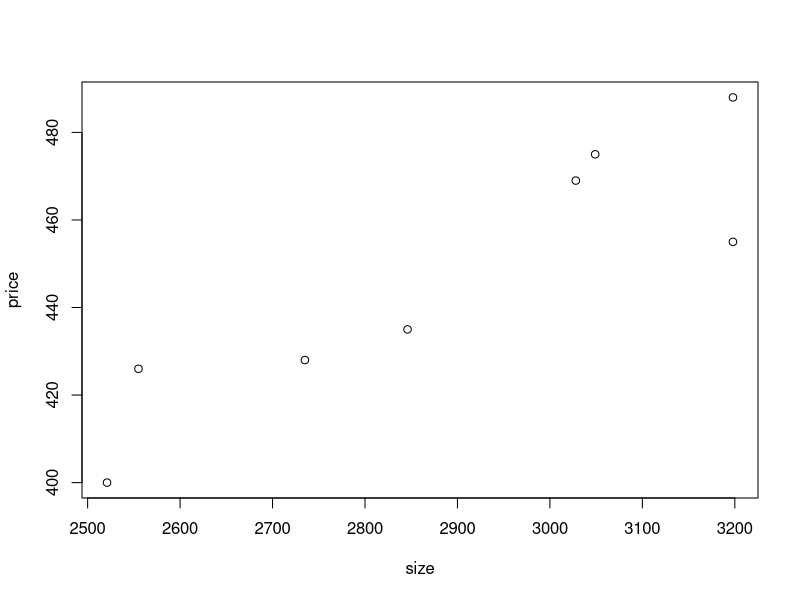
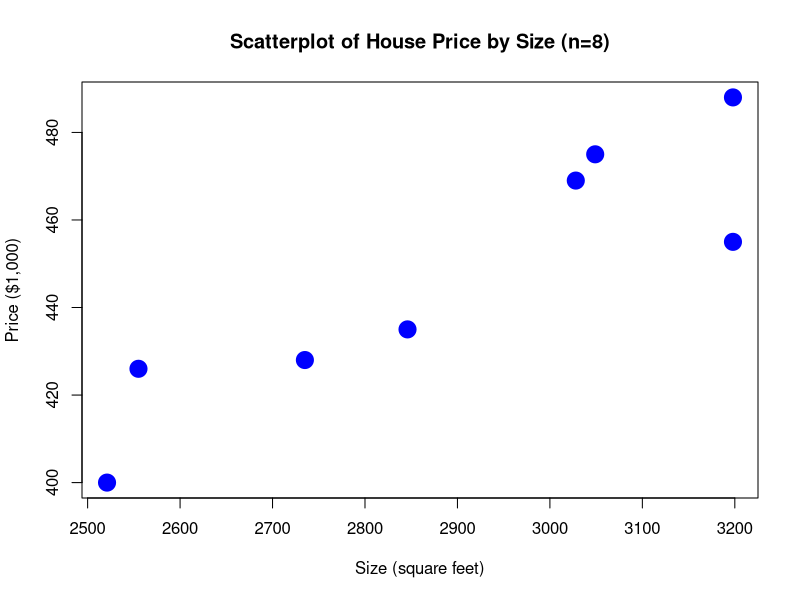
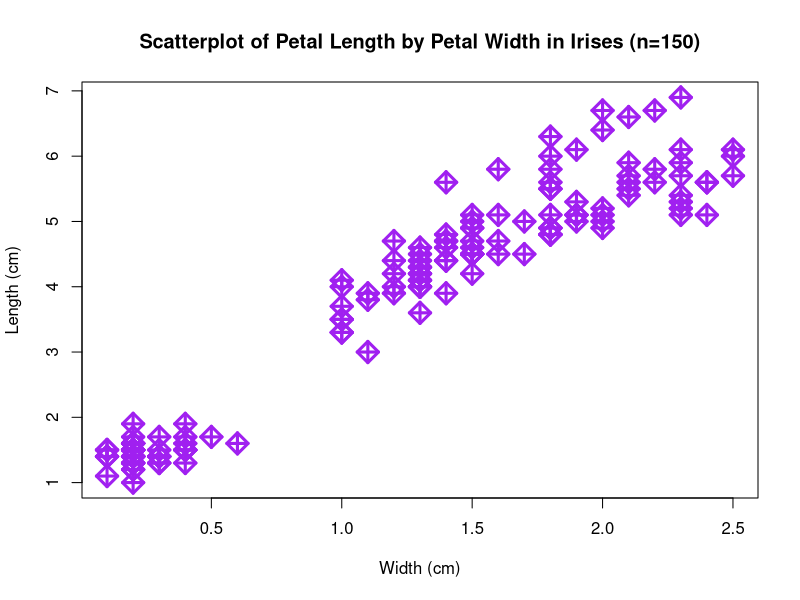
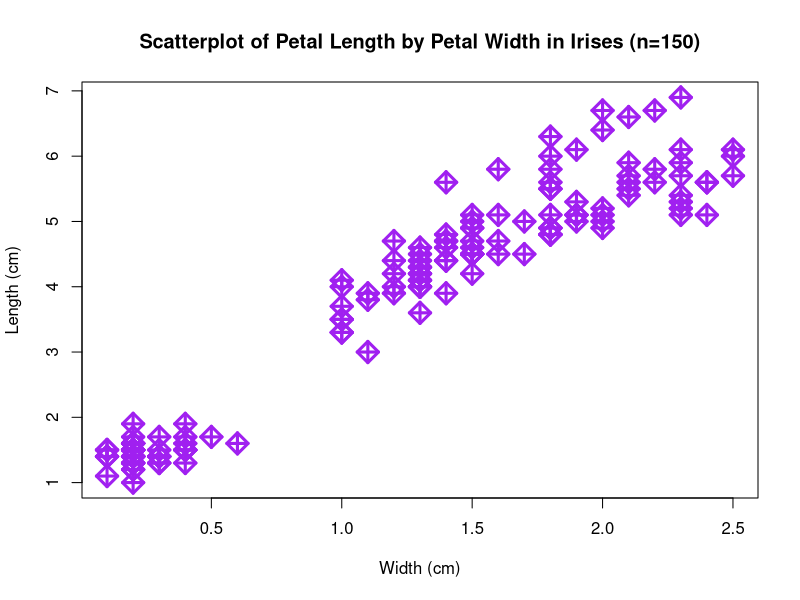
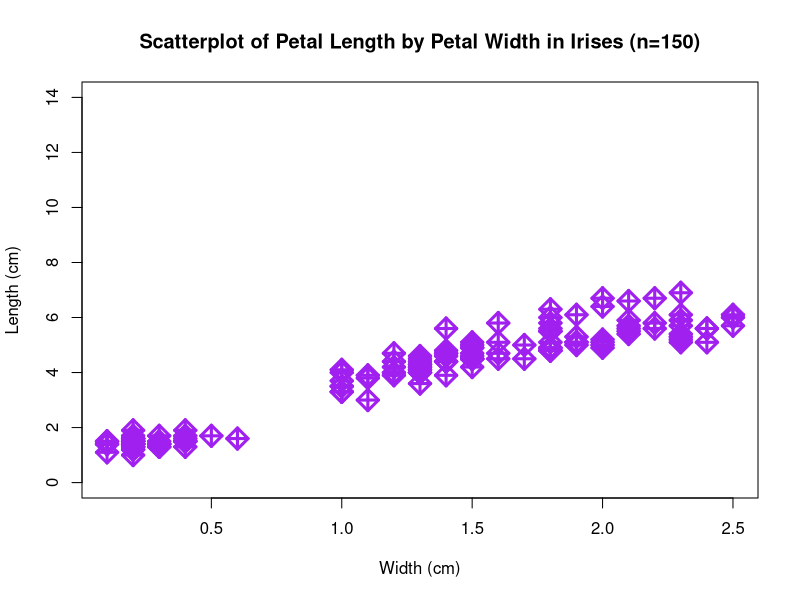
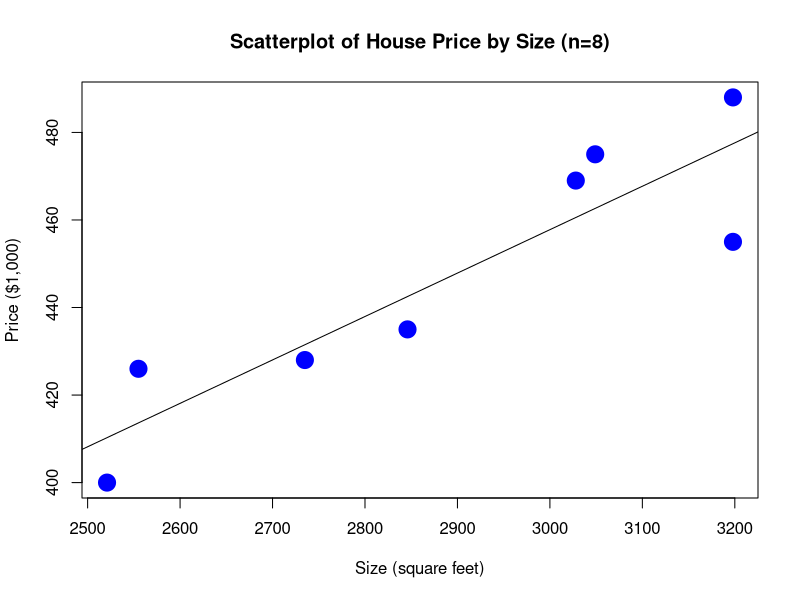

These figures' R source, in order: (Note: this script raises an error after producing the figures.)
##### CHAPTER 4 METHODS - CORRELATION & REGRESSION ############################# 

# Housing data: 

size <- c(2521, 2555, 2735, 2846, 3028, 3049, 3198, 3198)
price <- c(400, 426, 428, 435, 469, 475, 488, 455)

### Scatterplots = plot(x,y)

plot(size, price) # let's add more details... 

plot(size, price, 
     main = "Scatterplot of House Price by Size (n=8)",
     xlab = "Size (square feet)", 
     ylab = "Price ($1,000)",
     pch = 19, # shape 
     col = "blue", # point color 
     cex = 2, # shape size 
     lwd = 3) # line width 

### Example from an existing data frame: 

data(iris)

plot(iris$Petal.Width, iris$Petal.Length, 
      main = "Scatterplot of Petal Length by Petal Width in Irises (n=150)", 
      xlab = "Width (cm)", 
      ylab = "Length (cm)",
      pch = 9, 
      col = "purple", 
      cex = 2, 
      lwd = 3)

############################################

# Manipulating scales 

# Plot 1 (as above)

p1 <- plot(iris$Petal.Width, iris$Petal.Length, 
        main = "Scatterplot of Petal Length by Petal Width in Irises (n=150)", 
        xlab = "Width (cm)", 
        ylab = "Length (cm)",
        pch = 9, 
        col = "purple", 
        cex = 2, 
        lwd = 3)

# Plot 2 (altered)

p2 <- plot(iris$Petal.Width, iris$Petal.Length, 
           main = "Scatterplot of Petal Length by Petal Width in Irises (n=150)", 
           xlab = "Width (cm)", 
           ylab = "Length (cm)",
           pch = 9, 
           col = "purple", 
           cex = 2, 
           lwd = 3,
           ylim = c(0,14))

### Correlation coefficient (r) = cor(x,y)

cor(size, price) # r = 0.901 
# Strong, positive correlation between house size and house price. 

cor(price, size)

cor(iris$Petal.Width, iris$Petal.Length) # r = 0.963 
# Strong, positive correlation between petal width and length for irises. 

##### 4.2 - Linear Regression ##################################################

plot(size, price, 
     main = "Scatterplot of House Price by Size (n=8)",
     xlab = "Size (square feet)", 
     ylab = "Price ($1,000)",
     pch = 19, # shape 
     col = "blue", # point color 
     cex = 2, # shape size 
     lwd = 3) # line width 

# How to create a linear regression model <- lm(y ~ x) 
# Add the line of best fit: abline(model)

model <- lm(price ~ size)

abline(model)

# The point of averages:
mean(size)
mean(price)

# Compute the coefficients of the line: 
model$coefficients

# Write the equation of the line: 
yhat = 160.19391458 + 0.09919795*x

# Use the model to make predictions: example x = 2750
x = 2750
yhat = 160.19391458 + 0.09919795*x
yhat

# When x = 2750, yhat = 432.9883

x = 2750
yhat = 160.19391458 + 0.09919795*x
yhat

# answer = $432,988.30 

(450 - 160.19391458)/0.09919795

200*0.09919795
19.83959*1000

############################################

# r^2 = coefficient of determination 

(cor(size,price))^2

# r^2 = 0.8110655 

############################################

# Crickets example: 

temp <- c(88.6, 71.6, 93.3, 84.3, 80.6, 75.2, 69.7, 82.0, 69.4, 83.3, 79.6, 
          82.6, 80.6, 83.5, 76.3)

chirps <- c(20.0, 16.0, 19.8, 18.4, 17.1, 15.5, 14.7, 17.1, 15.4, 16.2, 15.0, 
            17.2, 16.0, 17.0, 14.4)

##### 4.3 - Linear Regression ##################################################

# Extrapolation for Crickets: 

range(temp)

# We should only predict noise based on temperatures between 69.4 
# and 93.3 degrees Fahrenheit. 

# Extrapolation for Houses: 

# Find the range of x-values: 

range(size) 
# OR
min(size)
max(size)

# We will only compute y-hat based on x [2521, 3198]. 

# This model is good for predicting price based on houses between 
# 2,521 and 3,198 square feet. 

############################################

# Residuals for housing data: 

# Residual for the first observation:
# (2521, 400)

yhat = 160.19391458 + 0.09919795*x
yhat = 160.19391458 + 0.09919795*2521

400 - 410.27194653

# The residual for the first observation in the data set is 
# -10.27195 thousand dollars or -$10,271.95.  

data.frame(size, price)

yhat = 160.19391458 + 0.09919795*size 

res = price - yhat 

data.frame(size, price, res)

sum(res) # interesting thing to notice... 

############################################

# Outliers and influential points 

# Housing data (ORIGINAL):

size <- c(2521, 2555, 2735, 2846, 3028, 3049, 3198, 3198)
price <- c(400, 426, 428, 435, 469, 475, 488, 455)

plot(size, price, 
     main = "Scatterplot of House Price by Size (n=8)",
     xlab = "Size (square feet)", 
     ylab = "Price ($1,000)",
     pch = 19, 
     col = "blue", 
     cex = 2, 
     lwd = 3)

cor(size, price)
m <- lm(price ~ size)
abline(m)

# How much do outliers matter? (Same housing data with added extreme values): 

# outlier in y 
size2 <- c(2521, 2555, 2735, 2846, 3028, 3049, 3198, 3198, 2799)
price2 <- c(400, 426, 428, 435, 469, 475, 488, 455, 904) 

# outlier in x 
size3 <- c(2521, 2555, 2735, 2846, 3028, 3049, 3198, 3198, 8823) 
price3 <- c(400, 426, 428, 435, 469, 475, 488, 455, 450)

# extreme value in both x and y
size4 <- c(2521, 2555, 2735, 2846, 3028, 3049, 3198, 3198, 9000) 
price4 <- c(400, 426, 428, 435, 469, 475, 488, 455, 700)

############################################

# More practice with Star Wars data 

install.packages("dplyr")
library(dplyr)
data("starwars")
View(starwars)

# Let's just look at height vs. mass:
sw <- na.omit(starwars[ , 1:3])
View(sw)

############################################
